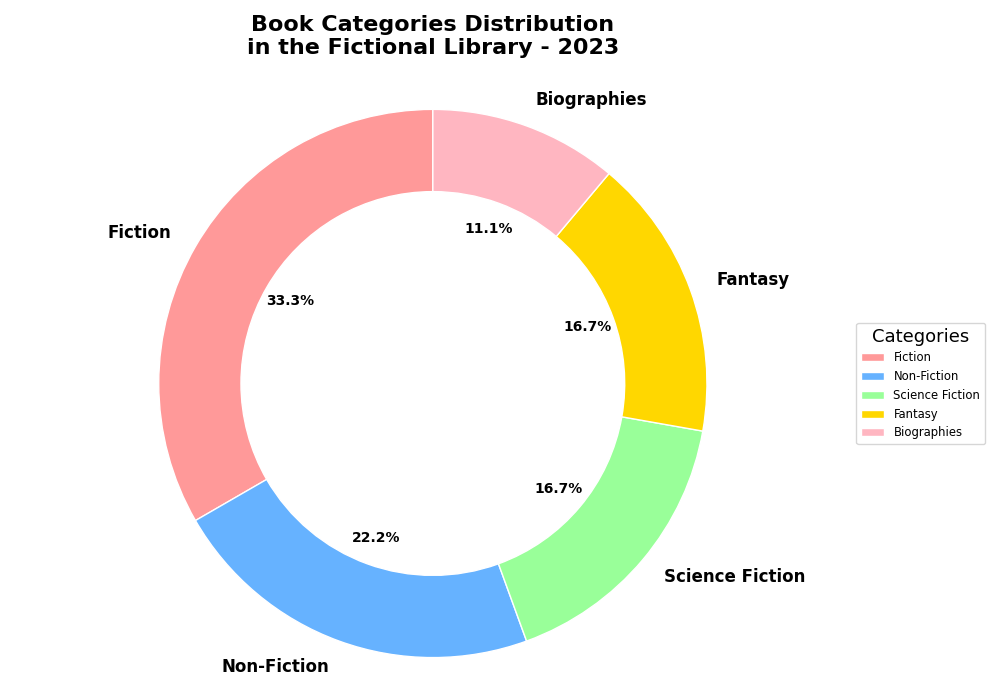

Python code for this plot:
import matplotlib.pyplot as plt

categories = ['Fiction', 'Non-Fiction', 'Science Fiction', 'Fantasy', 'Biographies']
distribution = [30, 20, 15, 15, 10]
colors = ['#FF9999', '#66B2FF', '#99FF99', '#FFD700', '#FFB6C1']

fig, ax = plt.subplots(figsize=(10, 7))

# Create the pie chart with a specified wedgeprops to create a hole in the center
wedges, texts, autotexts = ax.pie(
    distribution, 
    labels=categories, 
    colors=colors,
    autopct='%1.1f%%', 
    startangle=90,
    wedgeprops={'width': 0.3, 'edgecolor': 'w'}  # Define the width to make it a donut pie chart
)

for text in texts:
    text.set_fontsize(12)
    text.set_fontweight('bold')

for autotext in autotexts:
    autotext.set_color('black')
    autotext.set_fontsize(10)
    autotext.set_fontweight('bold')

ax.axis('equal')
ax.set_title('Book Categories Distribution\nin the Fictional Library - 2023', fontsize=16, fontweight='bold', pad=20)
ax.legend(wedges, categories, loc='center left', bbox_to_anchor=(1, 0, 0.5, 1), title="Categories", fontsize='small', title_fontsize='13')
plt.tight_layout()
plt.show()
